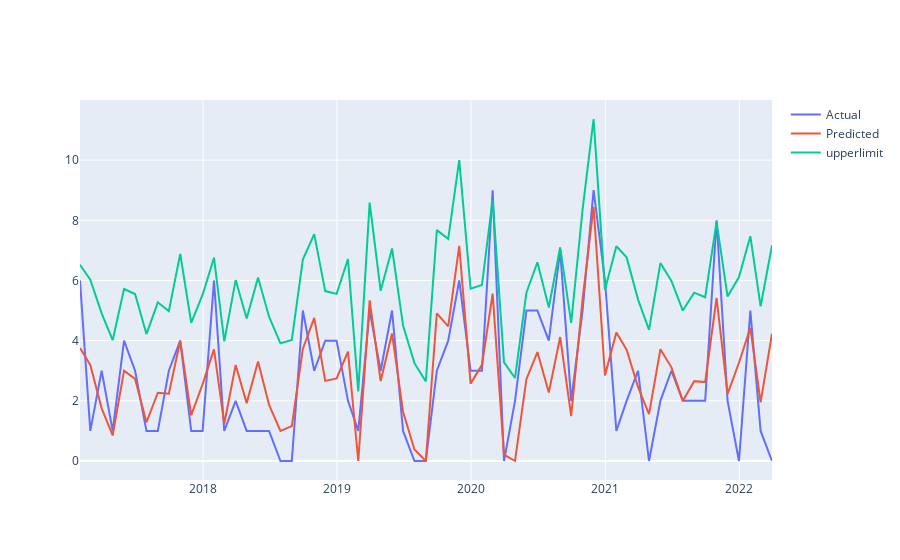

The code cell stored with this chart in its notebook:
### Code cell
plot_fig(final_df, stores[100], product[0])
